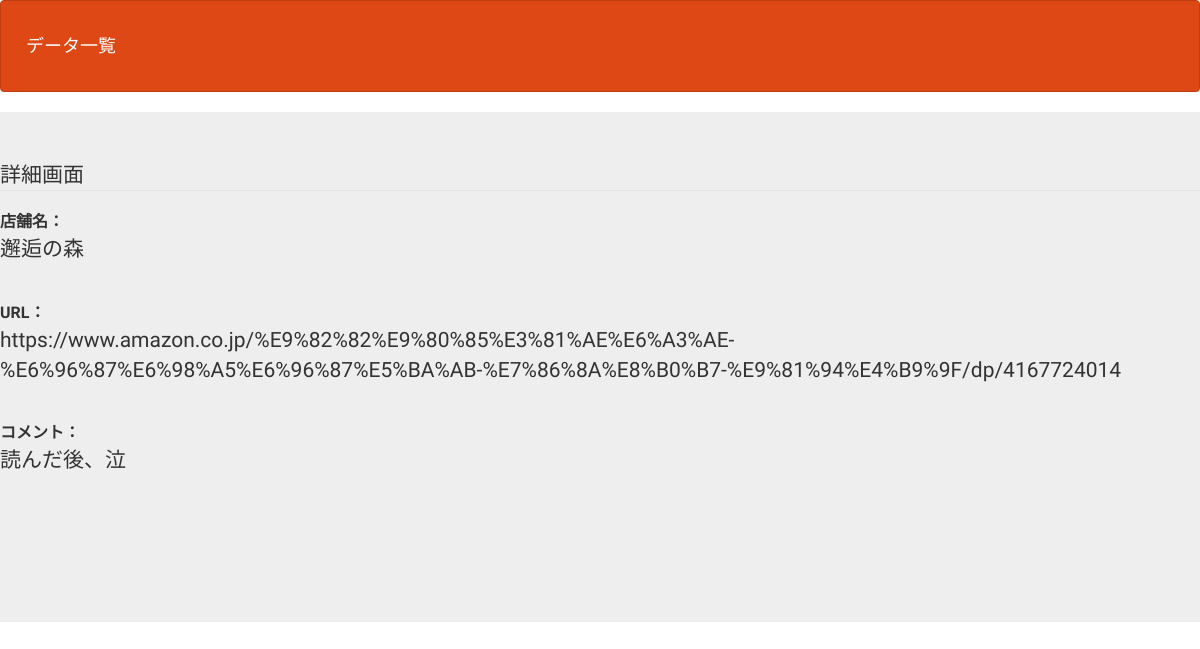
Screenshot of /book_detail.php?id=2 with the database file from the repository.
### tables this page shows
CREATE TABLE `gs_bm_table` (
  `id` int(12) NOT NULL,
  `bookname` varchar(64) DEFAULT NULL,
  `url` text NOT NULL,
  `comment` text NOT NULL,
  `indate` datetime NOT NULL
);

### book_detail.php (the view, shortened to what this page needs)
<?php
$id = $_GET['id'];
$pdo = db_conn();
$stmt = $pdo->prepare('SELECT * FROM gs_bm_table WHERE id = :id');
$stmt->bindValue(':id', $id, PDO::PARAM_INT);
$status = $stmt->execute();
$view = '';
if ($status === false) {
    sql_error($stmt);
} else {
    $view = $stmt->fetch();
}
?>
<!DOCTYPE html>
<html lang="ja">
<head>
    <link href="css/bootstrap.min.css" rel="stylesheet">
</head>
<body>
    <header>
        <nav class="navbar navbar-default">
            <div class="container-fluid">
                <div class="navbar-header"><a class="navbar-brand" href="select.php">データ一覧</a></div>
            </div>
        </nav>
    </header>
    <form method="POST" action="bm_update.php">
        <div class="jumbotron">
            <fieldset>
            <legend>詳細画面</legend>
                <label>店舗名：<p><?= $view['bookname'] ?></p><br>
                <label>URL：<p><?= $view['url'] ?></p><br>
                <label>コメント：<p><?= $view['comment'] ?></p><br>
                <br>
                <input type="hidden" name="id" value=<?= $view['id'] ?>><br>
            </fieldset>
        </div>
    </form>
</body>
</html>

### book_detail.php (style rules this page uses)
div { padding: 10px; font-size: 16px; }

### rows the page displays
gs_bm_table: bookname "邂逅の森", url "https://www.amazon.co.jp/%E9%82%82%E9%80%85%E3%81%AE%E6%A3%AE-%E6%96%87%E6%98%A5%E6%96%87%E5%BA%AB-%E7%86%8A%E8%B0%B7-%E9%81%94%E4%B9%9F/dp/4167724014", comment "読んだ後、泣"
